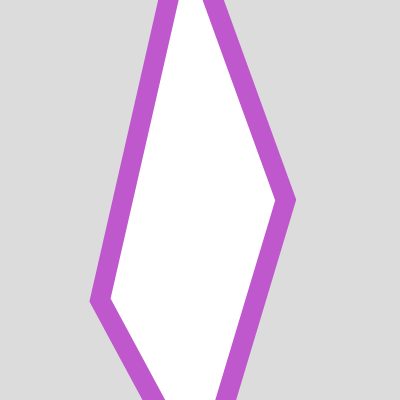
Frame 1 (no input)
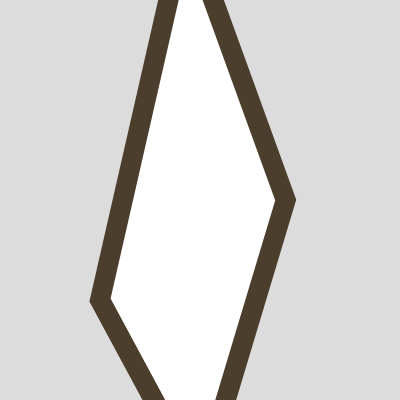
Frame 2 (the mouse pressed at the canvas centre, redrawn once)

The p5.js sketch that drew these frames (run headless with seeded random() and noise() and a simulated clock; the mouse was pressed at the canvas centre and the sketch redrawn once):

// p5.js sketch
// ── sketch.js
// TAKatölye p5.js kod arşivi — 18 Ekim 2026
// Atölye etüdü: Alp Tuğan — Algoritmik Sanat ve Anadolu Türk Motifleri.
// Türkçe açıklamalar eklendi; düzenleme notları README.md içinde.
// Bu dosyayı tek başına sketch.js olarak kullanın.

var randX;
var randY;
function setup() {
  createCanvas(400, 400);
  // Konumlar başlangıçta yalnızca bir kez seçilir.
  randX = random(-100, 300);
  randY = random(-200, 400);
  noLoop(); // Yeniden çizim yapılmadıkça rastgele seçimler sabit kalır.
}
function draw() {
  background(220);
  // Her RGB kanalı ayrı seçilir; 20 piksel kalın kontur oluşur.
  stroke(random(0, 255), random(0, 255), random(0, 255));
  strokeWeight(20);
  beginShape();
  vertex(100 + randX, 200);
  vertex(200, 300 + randX); // Burada randY değil randX kullanılması özgün koddan korunmuştur.
  vertex(100, 300);
  vertex(randX, randY); // Son köşe iki rastlantısal değere bağlıdır.
  endShape(CLOSE);
  // Dolgu ayrıca ayarlanmadığı için p5.js'in varsayılan beyaz dolgusu kullanılır.
  // Negatif/dış koordinatlar nedeniyle biçim tuval kenarında kesilebilir.
}
